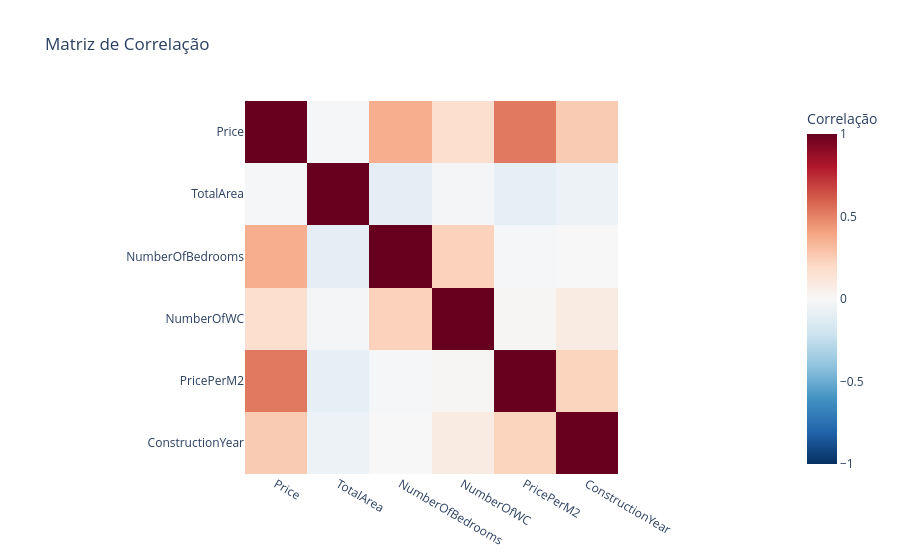

Notebook source saved alongside this figure:
### Markdown cell above
### Correlações Entre Variáveis

### Code cell
# Seleciona colunas numéricas para correlação
numeric_cols = df_clean[['Price', 'TotalArea', 'NumberOfBedrooms', 'NumberOfWC', 'PricePerM2', 'ConstructionYear']].dropna()

corr_matrix = numeric_cols.corr()

fig = px.imshow(
    corr_matrix,
    title='Matriz de Correlação',
    labels=dict(color='Correlação'),
    color_continuous_scale='RdBu_r',
    zmin=-1,
    zmax=1
)
fig.show()

print("\nCorrelações com Preço:")
print(corr_matrix['Price'].sort_values(ascending=False))

### Figure 1 — Plotly figure (JSON) as saved in the notebook; plotly's stock layout.template omitted (floating-point values rounded to 4 significant figures)
{"data": [{"coloraxis": "coloraxis", "hovertemplate": "x: %{x}<br>y: %{y}<br>Correlação: %{z}<extra></extra>", "name": "0", "type": "heatmap", "x": ["Price", "TotalArea", "NumberOfBedrooms", "NumberOfWC", "PricePerM2", "ConstructionYear"], "xaxis": "x", "y": ["Price", "TotalArea", "NumberOfBedrooms", "NumberOfWC", "PricePerM2", "ConstructionYear"], "yaxis": "y", "z": [[1, -0.008242, 0.3653, 0.1702, 0.5267, 0.2588], [-0.008242, 1, -0.09513, -0.02366, -0.09024, -0.05618], [0.3653, -0.09513, 1, 0.2319, -0.009272, -0.00129], [0.1702, -0.02366, 0.2319, 1, 0.0129, 0.08729], [0.5267, -0.09024, -0.009272, 0.0129, 1, 0.2219], [0.2588, -0.05618, -0.00129, 0.08729, 0.2219, 1]]}], "layout": {"coloraxis": {"cmax": 1, "cmin": -1, "colorbar": {"title": {"text": "Correlação"}}, "colorscale": [[0, "rgb(5,48,97)"], [0.1, "rgb(33,102,172)"], [0.2, "rgb(67,147,195)"], [0.3, "rgb(146,197,222)"], [0.4, "rgb(209,229,240)"], [0.5, "rgb(247,247,247)"], [0.6, "rgb(253,219,199)"], [0.7, "rgb(244,165,130)"], [0.8, "rgb(214,96,77)"], [0.9, "rgb(178,24,43)"], [1, "rgb(103,0,31)"]]}, "title": {"text": "Matriz de Correlação"}, "xaxis": {"anchor": "y", "constrain": "domain", "domain": [0, 1], "scaleanchor": "y"}, "yaxis": {"anchor": "x", "autorange": "reversed", "constrain": "domain", "domain": [0, 1]}}}
